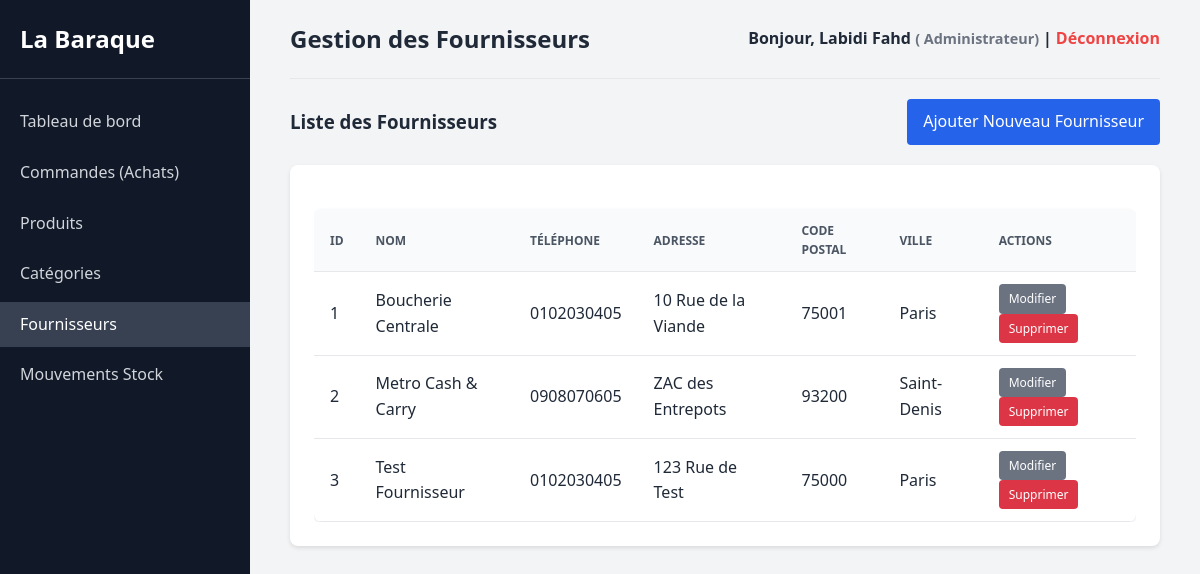
/index.php?controleur=fournisseur&action=index (signed in), run on the app's committed database.
### tables this page shows
CREATE TABLE IF NOT EXISTS `fournisseurs` (
  `id_fourni` int(11) NOT NULL AUTO_INCREMENT,
  `nom_fourni` varchar(100) NOT NULL,
  `tel_fourni` varchar(20) DEFAULT NULL,
  `rue_fourni` varchar(150) DEFAULT NULL,
  `cp_fourni` varchar(10) DEFAULT NULL,
  `ville_fourni` varchar(100) DEFAULT NULL,
  PRIMARY KEY (`id_fourni`)
);

### controleurs/FournisseurController.php (called while the page is built, shortened)
<?php
require_once BASE_PATH . '/modeles/Fournisseur.php';
class FournisseurController
{
    private $fournisseurModel;
    public function __construct()
    {
        $this->fournisseurModel = new Fournisseur();
    }
    public function index()
    {
        $fournisseurs = $this->fournisseurModel->getAll();
        require_once BASE_PATH . '/vues/fournisseurs/index.php';
        require_once BASE_PATH . '/vues/layout.php';
    }
}
?>

### config/database.php (called while the page is built, shortened)
<?php
class Database
{
    private static $instance = null;
    private $conn;
    private function __construct()
    {
        try {
            $this->conn = new PDO("mysql:host=" . DB_HOST . ";dbname=" . DB_NAME . ";charset=utf8mb4", DB_USER, DB_PASS);
            $this->conn->setAttribute(PDO::ATTR_ERRMODE, PDO::ERRMODE_EXCEPTION);
            $this->conn->setAttribute(PDO::ATTR_DEFAULT_FETCH_MODE, PDO::FETCH_ASSOC);
            $this->conn->exec("SET NAMES utf8mb4");
        } catch (PDOException $e) {
            die("Erreur de connexion : " . $e->getMessage());
        }
    }
    public static function getInstance()
    {
        if (!self::$instance) {
            self::$instance = new Database();
        }
        return self::$instance;
    }
    public function getConnection()
    {
        return $this->conn;
    }
}
?>

### modeles/Model.php (called while the page is built, shortened)
<?php
require_once __DIR__ . '/../config/database.php';
abstract class Model
{
    protected $table;
    protected $db;
    public function __construct()
    {
        $this->db = Database::getInstance()->getConnection();
    }
    public function getAll()
    {
        $stmt = $this->db->prepare("SELECT * FROM {$this->table}");
        $stmt->execute();
        return $stmt->fetchAll();
    }
}
?>

### modeles/Fournisseur.php (called while the page is built, shortened)
<?php
require_once __DIR__ . '/Model.php';
class Fournisseur extends Model
{
    public function __construct()
    {
        $this->table = 'fournisseurs';
    }
}
?>

### vues/fournisseurs/index.php (the view)
<div style="display: flex; justify-content: space-between; align-items: center; margin-bottom: 20px;">
    <h3>Liste des Fournisseurs</h3>
    <a href="<?= BASE_URL ?>/index.php?controleur=fournisseur&action=create" class="btn">Ajouter Nouveau Fournisseur</a>
</div>
<div class="card">
    <div class="table-responsive">
        <table class="table">
            <thead>
                <tr>
                    <th>ID</th>
                    <th>Nom</th>
                    <th>Téléphone</th>
                    <th>Adresse</th>
                    <th>Code Postal</th>
                    <th>Ville</th>
                    <th>Actions</th>
                </tr>
            </thead>
            <tbody>
                <?php if (empty($fournisseurs)): ?>
                    <tr>
                        <td colspan="7" style="text-align: center;">Aucun fournisseur trouvé.</td>
                    </tr>
                <?php else: ?>
                    <?php foreach ($fournisseurs as $f): ?>
                        <tr>
                            <td>
                                <?= htmlspecialchars($f['id_fourni']) ?>
                            </td>
                            <td>
                                <?= htmlspecialchars($f['nom_fourni']) ?>
                            </td>
                            <td>
                                <?= htmlspecialchars($f['tel_fourni']) ?>
                            </td>
                            <td>
                                <?= htmlspecialchars($f['rue_fourni']) ?>
                            </td>
                            <td>
                                <?= htmlspecialchars($f['cp_fourni']) ?>
                            </td>
                            <td>
                                <?= htmlspecialchars($f['ville_fourni']) ?>
                            </td>
                            <td>
                                <a href="<?= BASE_URL ?>/index.php?controleur=fournisseur&action=edit&id=<?= $f['id_fourni'] ?>"
                                    class="btn btn-secondary"
                                    style="padding: 5px 10px; font-size: 12px; text-decoration: none; display: inline-block;">Modifier</a>
                                <a href="<?= BASE_URL ?>/index.php?controleur=fournisseur&action=delete&id=<?= $f['id_fourni'] ?>"
                                    class="btn btn-danger"
                                    style="padding: 5px 10px; font-size: 12px; background-color: #dc3545; color: white; border: none; text-decoration: none; display: inline-block;"
                                    onclick="return confirm('Êtes-vous sûr de vouloir supprimer ce fournisseur ?');">Supprimer</a>
                            </td>
                        </tr>
                    <?php endforeach; ?>
                <?php endif; ?>
            </tbody>
        </table>
    </div>
</div>

### assets/css/style.css (style rules this page uses)
:root { --primary-color: #2563eb; --primary-hover: #1d4ed8; --bg-color: #f3f4f6; --card-bg: #ffffff; --text-main: #1f2937; --text-muted: #4b5563; --border-color: #e5e7eb; --danger-bg: #fee2e2; --danger-text: #b91c1c; --danger-border: #f87171; }
* { box-sizing: border-box; margin: 0; padding: 0; }
body { font-family: 'Segoe UI', Tahoma, Geneva, Verdana, sans-serif; background-color: var(--bg-color); color: var(--text-main); line-height: 1.6; }
.btn { display: inline-block; background-color: var(--primary-color); color: white; padding: 10px 16px; border: none; border-radius: 4px; cursor: pointer; font-size: 16px; text-decoration: none; text-align: center; transition: background-color 0.2s; }
.btn-secondary { background-color: #6b7280; }
.btn-danger { background-color: #ef4444; }
.table-responsive { overflow-x: auto; }
.table { width: 100%; border-collapse: collapse; margin-top: 20px; background-color: var(--card-bg); border-radius: 8px; overflow: hidden; box-shadow: 0 1px 3px rgba(0,0,0,0.1); }
.table th, .table td { padding: 12px 16px; text-align: left; border-bottom: 1px solid var(--border-color); }
.table th { background-color: #f9fafb; font-weight: 600; color: var(--text-muted); text-transform: uppercase; font-size: 12px; }
.card { background-color: var(--card-bg); padding: 24px; border-radius: 8px; box-shadow: 0 2px 4px rgba(0,0,0,0.1); }

### data on the page
fournisseurs: id_fourni "1", nom_fourni "Boucherie Centrale", tel_fourni "0102030405", rue_fourni "10 Rue de la Viande", cp_fourni "75001", ville_fourni "Paris"
fournisseurs: id_fourni "2", nom_fourni "Metro Cash & Carry", tel_fourni "0908070605", rue_fourni "ZAC des Entrepots", cp_fourni "93200", ville_fourni "Saint-Denis"
fournisseurs: id_fourni "3", nom_fourni "Test Fournisseur", tel_fourni "0102030405", rue_fourni "123 Rue de Test", cp_fourni "75000", ville_fourni "Paris"

### other printed values
$pageTitle "Gestion des Fournisseurs"
$_SESSION['user_nom'] "Labidi Fahd"
$_SESSION['user_role'] "Administrateur"
